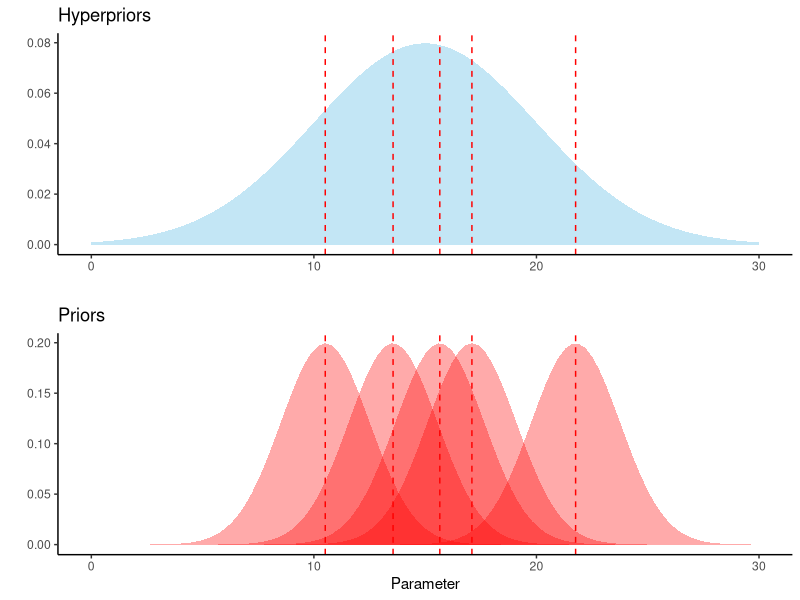

The R script that drew this image:
## ---- chunk 1
library(tidyverse)
library(cowplot)
theme_set(theme_classic())
set.seed(1010)
lev1_mu <- 15
lev1_sd <- 5
lev2_mu <- rnorm(5, lev1_mu, lev1_sd)
lev2_sd <- 2
p1 <- tibble(parameter = seq(0, 30, length.out = 50)) %>% 
  ggplot(aes(parameter))+
  stat_function(fun=dnorm, args = list(mean=lev1_mu, sd=lev1_sd), 
                geom = "area", alpha = 1/2, fill="skyblue")+
  geom_vline(xintercept = lev2_mu, linetype=2, colour="red")+
  labs(x="",y="",title = "Hyperpriors")
p2 <- tibble(parameter = seq(0, 30, length.out = 50)) %>% 
  ggplot(aes(parameter))+
  stat_function(fun=dnorm, args = list(mean=lev2_mu[1], sd=lev2_sd), 
                geom = "area", alpha = 1/3, fill="red")+
  stat_function(fun=dnorm, args = list(mean=lev2_mu[2], sd=lev2_sd), 
                geom = "area", alpha = 1/3, fill="red")+
  stat_function(fun=dnorm, args = list(mean=lev2_mu[3], sd=lev2_sd), 
                geom = "area", alpha = 1/3, fill="red")+
  stat_function(fun=dnorm, args = list(mean=lev2_mu[4], sd=lev2_sd), 
                geom = "area", alpha = 1/3, fill="red")+
  stat_function(fun=dnorm, args = list(mean=lev2_mu[5], sd=lev2_sd), 
                geom = "area", alpha = 1/3, fill="red")+
  geom_vline(xintercept = lev2_mu, linetype=2, colour="red")+
  labs(x="Parameter",y="",title = "Priors")
plot_grid(p1,p2,ncol = 1)
